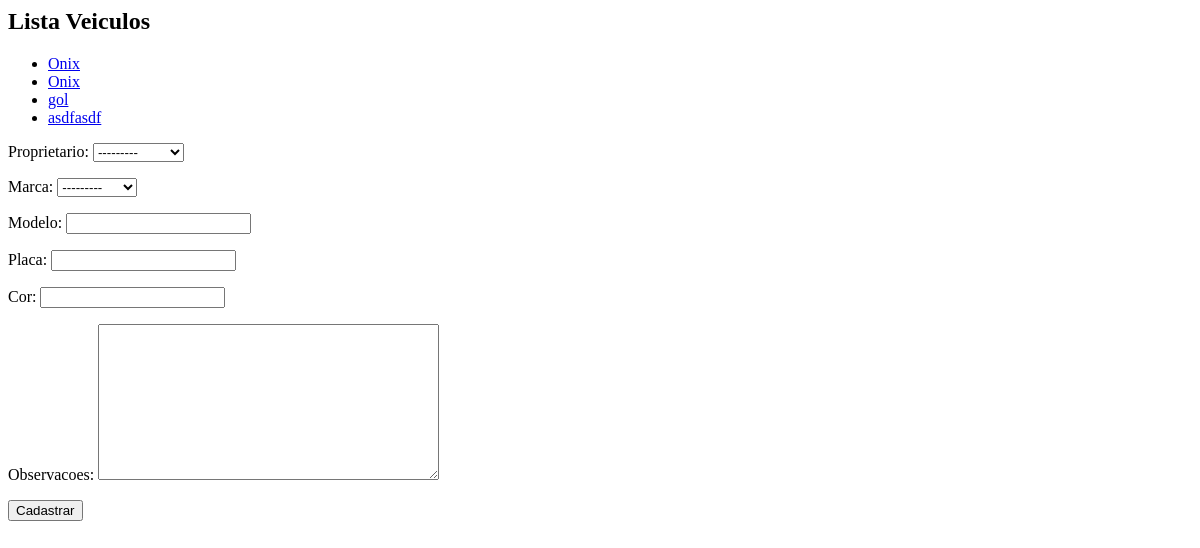
Page /core/veiculos/ on the earlier database version.
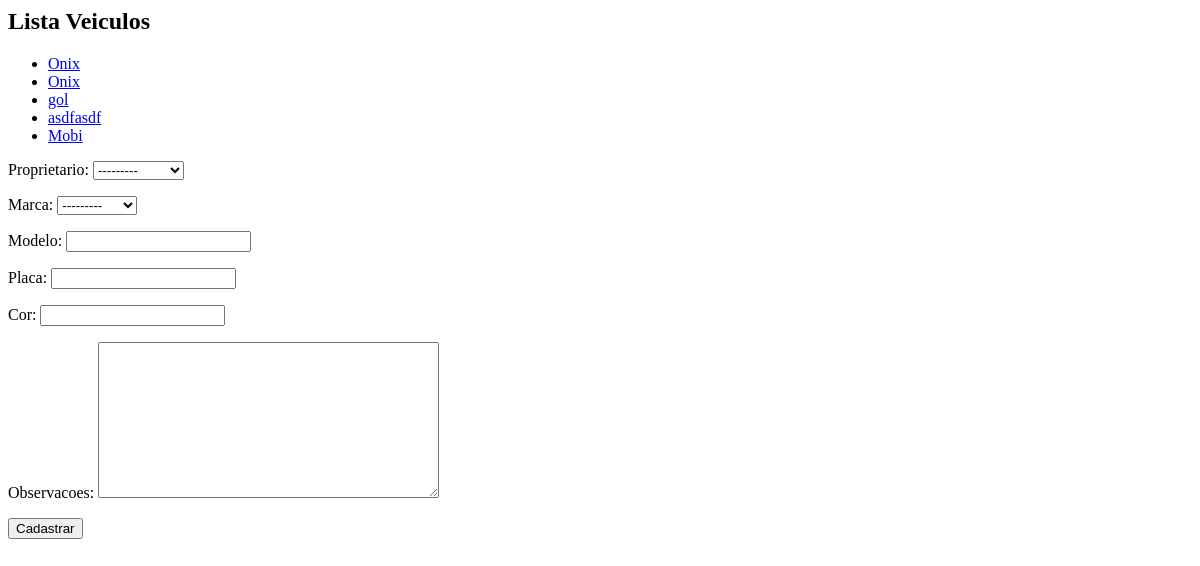
Same page on the later database version.
### core/models.py (models this page shows, shortened)
class Veiculo(models.Model):
    proprietario = models.ForeignKey(Pessoa, on_delete = models.CASCADE)
    marca = models.ForeignKey(Marca, on_delete=models.CASCADE)
    modelo = models.CharField(max_length=50)
    placa = models.CharField(max_length=7)
    cor = models.CharField(max_length=15)
    observacoes = models.TextField(null=True, blank=True)

### core/views.py (the view)
# urls.py: path('veiculos/', views.lista_veiculos, name='core_lista_veiculos'),
def lista_veiculos(request):
    veiculos = Veiculo.objects.all()
    form = VeiculoForm()
    data = {'veiculos': veiculos, 'form': form}
    return render(request, 'core/lista_veiculos.html', data)

### core/forms.py
class VeiculoForm(ModelForm):
    class Meta:
        model = Veiculo
        fields = '__all__'

### core/models.py (called while the page is built)
    def __str__(self):
        return self.nome

    def __str__(self):
        return self.nome

### core/templates/core/lista_veiculos.html (shortened to what this page needs)
<h2>Lista Veiculos</h2>
<ul>
{% for veiculo in veiculos %}
    <li> <a href= "{% url 'core_veiculo_update' veiculo.id %}">{{veiculo.modelo}}</a> </li>
{% endfor %}
</ul>
<form action="{% url 'core_veiculo_novo' %}" method="post">
    {{form.as_p}}
    <button type="submit">Cadastrar</button>
</form>

Differences in the rows shown:
added Veiculo: modelo "Mobi"
